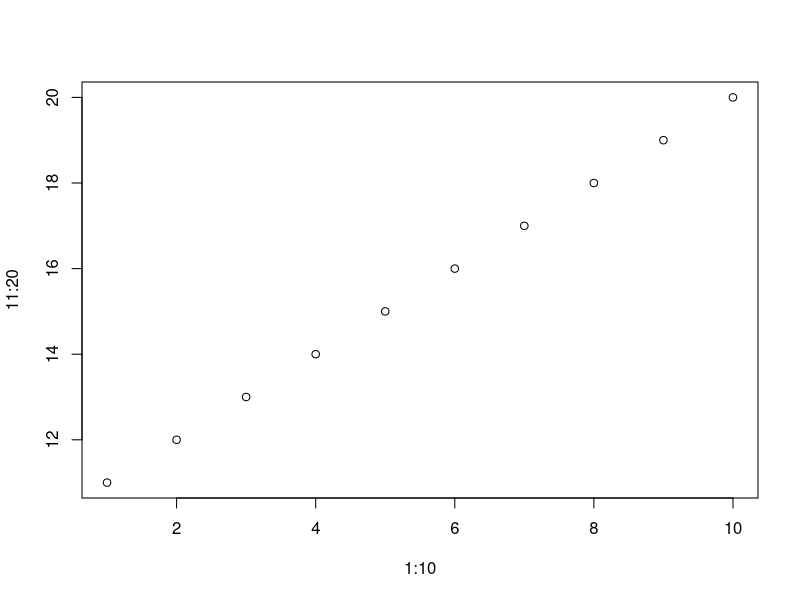

Source code (R):
## ---- chunk 1
#| label: fig-plot
#| fig-cap: A plot in a document
plot(1:10, 11:20)
